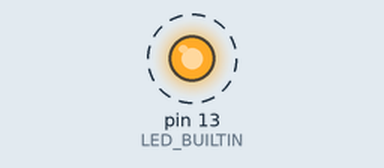
This sketch was run on a simulated Arduino Uno, built with avr-gcc and run on an emulated ATmega328P. Shown: output pins drawn as LEDs (lit = HIGH). Dashed ring = blinking. What the sketch prints to the serial monitor is not drawn.

Above: at 0.5 s.
Timing chart, 0 to 4.6 s (numbered marks = the images above):
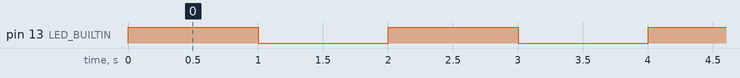

The sketch:

01_blink.ino
```cpp
// Make the board talk back through the Serial Monitor
// Open the Serial Monitor and set it to 9600 baud.

void setup() {
  pinMode(LED_BUILTIN, OUTPUT);
  Serial.begin(9600); // start serial communication
  Serial.println("===== Program started =====");
}

void loop() {
  digitalWrite(LED_BUILTIN, HIGH);
  Serial.println("LED is on");
  delay(1000);

  digitalWrite(LED_BUILTIN, LOW);
  Serial.println("LED is off");
  delay(1000);
}
```

Measured:
- by itself, pin 13 (LED_BUILTIN): alternates HIGH for 1.0 s and LOW for 1.0 s
